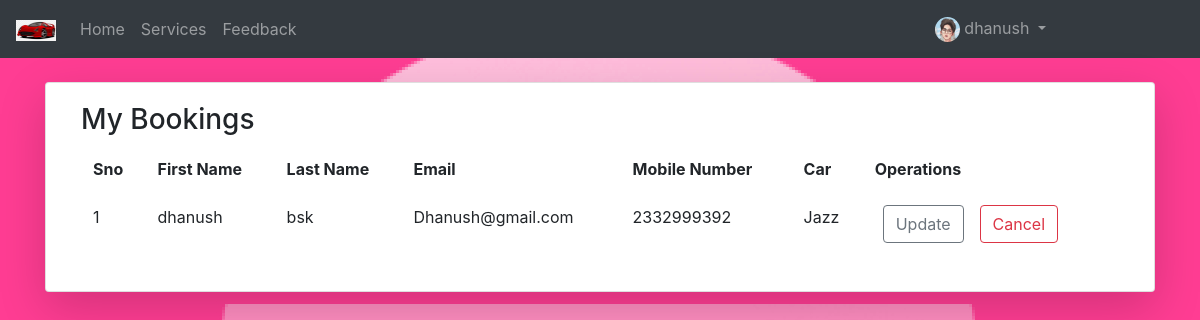
The page /mybooking/ (signed in) on the database its author committed.
### car/models.py (models this page shows, shortened)
class User(AbstractUser):
	age = models.IntegerField(default=20)
	mobilenumber = models.CharField(max_length=10,null=True)
	uimg = models.ImageField(upload_to='Profilepics/',default='profile.jpg')

class Bookings(models.Model):
	d = [('Krishna','Krishna'),('Guntur','Guntur'),('Sl','Select District')]
	s = [('AP','Andhra Pradesh'),('Default','Select State')]
	cid = models.ForeignKey(Carlist,on_delete=models.CASCADE)
	fname = models.CharField(max_length=50)
	lname = models.CharField(max_length=50)
	email = models.EmailField(max_length=254)
	mbnumber = models.CharField(max_length=10,null=True)
	uid = models.ForeignKey(User,on_delete=models.CASCADE)
	pick_address = models.CharField(max_length=100)
	drop_address = models.CharField(max_length=100)
	dt = models.CharField(choices=d,default="Sl",max_length=20)
	st = models.CharField(choices=s,default="Default",max_length=25)
	pk_date = models.DateField()
	pk_time = models.TimeField()
	dp_date = models.DateField()
	dp_time = models.TimeField()

class Carlist(models.Model):
	y = [('HatchBack','Hatchback'),('Sedan','Sedan'),('SUV','Suv'),('Default','Select Car Type')]
	p = [('AV','Available'),('NA','Not Available'),('Sl','Select Availability')]
	cname = models.CharField(max_length=50)
	ctype = models.CharField(choices=y,default="Default",max_length=12)
	priceperhour = models.DecimalField(decimal_places=2,max_digits=8)
	cimage = models.ImageField(upload_to='Carimages/',default='cardefault.jpg')
	cavailability = models.CharField(choices=p,default="Sl",max_length=20)
	def __str__(self):
		return self.cname

### car/views.py (the view)
# urls.py: path('mybooking/',views.mybooking,name="mb"),
@login_required
def mybooking(request):
	ss = Bookings.objects.filter(uid=request.user.id)
	return render(request,'app/mybooking.html',{'ck':ss})

### car/templates/app/mybooking.html (shortened to what this page needs)
{% extends 'app/base.html' %}
{% block content %}
<div class="container mt-4">
	<div class="card col-md mx-auto shadow-lg">
		<div class="card-body">
			<h3>My Bookings</h3>
			<table class="table table-borderless">
				<tr>
					<th>Sno</th>
					<th>First Name</th>
					<th>Last Name</th>
					<th>Email</th>
					<th>Mobile Number</th>
					<th>Car</th>
					<th>Operations</th>
				</tr>
				{% for x in ck %}
				<tr>
					<td>{{forloop.counter}}</td>
					<td>{{x.fname}}</td>
					<td>{{x.lname}}</td>
					<td>{{x.email}}</td>
					<td>{{x.mbnumber}}</td>
					<td>{{x.cid}}</td>
					<td><a href="{% url 'bu' x.id %}" class="btn btn-outline-secondary mx-2">Update</a><a href="{% url 'bo' x.id %}" class="btn btn-outline-danger mx-2">Cancel</a></td>
				</tr>
				{% endfor %}
			</table>
		</div>
	</div>
</div>
{% endblock %}

### car/templates/app/navbar.html (shortened to what this page needs)
{% load static %}
<nav class="navbar navbar-expand-sm bg-dark navbar-dark">
  <a class="navbar-brand" href="{% url 'hm' %}"><img src="{% static 'images/logo2.jpg' %}" alt="logo" style="width: 40px;"></a>
  <div class="collapse navbar-collapse" id="collapsibleNavbar">
    <ul class="navbar-nav">
      {% if not user.is_authenticated %}
      <li class="nav-item">
        <a class="nav-link" href="{% url 'hm' %}">Home</a>
      </li>
      <li class="nav-item">
        <a class="nav-link" href="{% url 'sv' %}">Services</a>
      </li>
      <li class="nav-item">
        <a class="nav-link" href="{% url 'rg' %}">Registration</a>
      </li>
      <li class="nav-item">
        <a  class="nav-link" href="{% url 'fd' %}">Feedback</a>
      </li>
      {% else %}
      <li class="nav-item">
        <a class="nav-link" href="{% url 'hm' %}">Home</a>
      </li>
      <li class="nav-item">
        <a class="nav-link" href="{% url 'sv' %}">Services</a>
      </li>
      <li class="nav-item">
        <a  class="nav-link" href="{% url 'fd' %}">Feedback</a>
      </li>
      {% endif %}
    </ul>
    <ul class="navbar-nav ml-auto" style="margin-right: 130px">
      {% if not user.is_authenticated %}
    <li class="nav-item">
      <a class="nav-link" href="{% url 'lg' %}">Login</a>
    </li>
    {% else %}
    <div class="dropdown">
      <li class="nav-link dropdown-toggle" data-toggle="dropdown">
        {% if user.is_superuser %}
         <img src="{{user.uimg.url}}" class="rounded-circle" height="25px" width="25px">
        {{request.user.username}}
      </li>
      <div class="dropdown-menu">
        <a class="dropdown-item" href="{% url 'pf' %}">Profile</a>
        <a class="dropdown-item" href="{% url 'chpd' %}">Change Password</a>
        <a class="dropdown-item" href="{% url 'lgo' %}">Logout</a>
      </div>
        {% else %}
        <img src="{{user.uimg.url}}" class="rounded-circle" height="25px" width="25px">
        {{request.user.username}}
      </li>
        {% endif %}
    </div>
    {% endif %}
  </ul>
  </div>
</nav>

### car/templates/app/base.html (style rules this page uses)
#bg { background-repeat: no-repeat; background-size: auto; background-position: center; background-attachment: fixed; }

### rows shown on the page
User: uimg (placeholder picture), user.username "dhanush"
Bookings: fname "dhanush", lname "bsk", email "Dhanush@gmail.com", mbnumber "2332999392", cid "Jazz"
